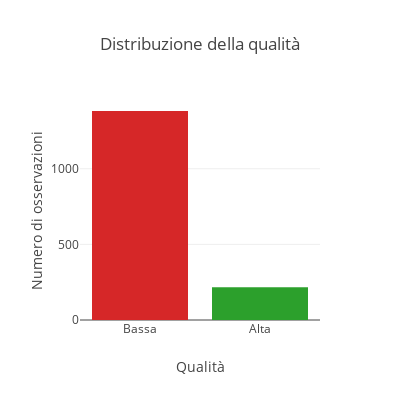

The cell this chart's notebook holds for it:
### Code cell
y = df["quality"].value_counts()

data = [go.Bar(x=[quality_values[x] for x in y.index], y=y.values, marker = dict(color = colors[:len(y.index)]))]
layout = go.Layout(
    title='Distribuzione della qualità',
    autosize=False,
    width=400,
    height=400,
    yaxis=dict(
        title='Numero di osservazioni',
    ),
    xaxis=dict(
        title='Qualità'
    ),
)
fig = go.Figure(data=data, layout=layout)
iplot(fig, filename='basic-bar3')

### Figure 1 — Plotly figure (JSON) as saved in the notebook; plotly's stock layout.template omitted (floating-point values rounded to 4 significant figures)
{"data": [{"marker": {"color": ["#d62728", "#2ca02c"]}, "type": "bar", "uid": "cf3974e4-a32b-4c51-9208-064418af4db2", "x": ["Bassa", "Alta"], "y": [1382, 217]}], "layout": {"autosize": false, "height": 400, "title": {"text": "Distribuzione della qualità"}, "width": 400, "xaxis": {"title": {"text": "Qualità"}}, "yaxis": {"title": {"text": "Numero di osservazioni"}}}}
